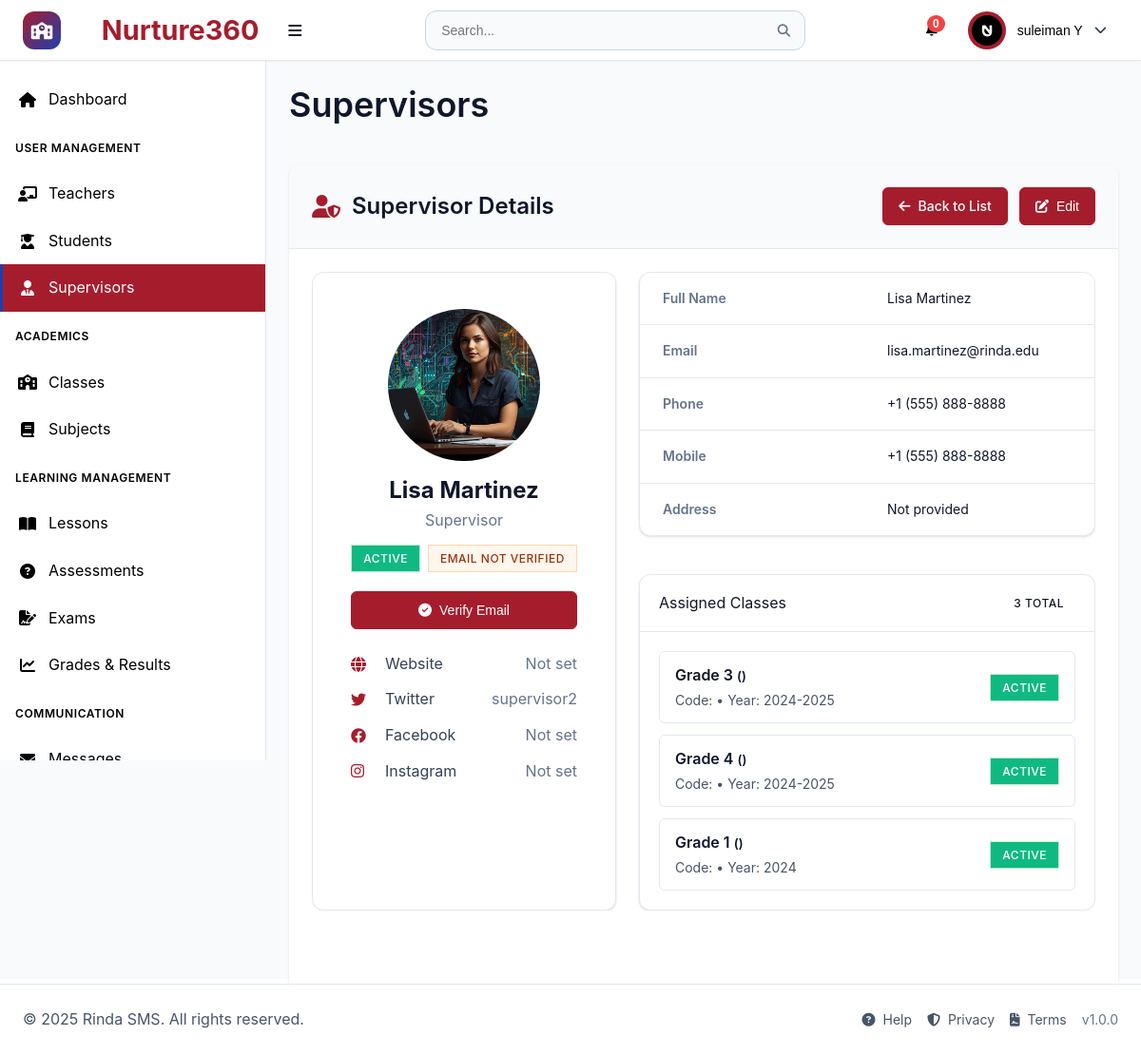
Screenshot of /pages/supervisors.php?action=view&id=9 (signed in) with the database file from the repository.
### tables this page shows
CREATE TABLE `users` (
  `id` int(11) NOT NULL,
  `username` varchar(50) NOT NULL,
  `email` varchar(100) NOT NULL,
  `password_hash` varchar(255) NOT NULL,
  `first_name` varchar(50) NOT NULL,
  `last_name` varchar(50) NOT NULL,
  `role` enum('superadmin','teacher','student','supervisor') NOT NULL,
  `phone` varchar(20) DEFAULT NULL,
  `address` text DEFAULT NULL,
  `profile_image` varchar(255) DEFAULT NULL,
  `is_active` tinyint(1) DEFAULT 1,
  `email_verified` tinyint(1) DEFAULT 0,
  `two_factor_enabled` tinyint(1) DEFAULT 0,
  `last_login` datetime DEFAULT NULL,
  `created_at` timestamp NOT NULL DEFAULT current_timestamp(),
  `updated_at` timestamp NOT NULL DEFAULT current_timestamp() ON UPDATE current_timestamp()
);

CREATE TABLE `supervisor_assignments` (
  `id` int(11) NOT NULL,
  `supervisor_id` int(11) NOT NULL,
  `class_id` int(11) DEFAULT NULL,
  `school_level` enum('elementary','middle','high','all') DEFAULT 'all',
  `academic_year` varchar(20) NOT NULL,
  `is_active` tinyint(1) DEFAULT 1,
  `created_at` timestamp NOT NULL DEFAULT current_timestamp()
);

CREATE TABLE `classes` (
  `id` int(11) NOT NULL,
  `class_name` varchar(100) NOT NULL,
  `class_code` varchar(255) DEFAULT NULL,
  `virtual_link` varchar(500) DEFAULT NULL,
  `grade_level` int(11) DEFAULT NULL,
  `academic_year` varchar(10) DEFAULT NULL,
  `max_students` int(11) DEFAULT 30,
  `description` text DEFAULT NULL,
  `is_active` tinyint(1) DEFAULT 1,
  `created_at` timestamp NOT NULL DEFAULT current_timestamp(),
  `updated_at` timestamp NOT NULL DEFAULT current_timestamp() ON UPDATE current_timestamp()
);

### components/supervisor-detail.php (the view, shortened to what this page needs)
<?php
if (!function_exists('renderSupervisorDetail')) {
    function renderSupervisorDetail(array $supervisor, array $options = []): void {
        $defaults = [
            'showActions' => false,
            'showAssignments' => false,
            'showHistory' => false,
            'compact' => false
        ];
        $options = array_merge($defaults, $options);
        $statusClass = !empty($supervisor['is_active']) ? 'status-active' : 'status-inactive';
        $statusText  = !empty($supervisor['is_active']) ? 'Active' : 'Inactive';
        $verified   = !empty($supervisor['email_verified']);
        $badgeClass = $verified ? 'status-verified' : 'status-unverified';
        $badgeText  = $verified ? 'Email Verified' : 'Email Not Verified';
        echo '<div class="teacher-detail' . ($options['compact'] ? ' compact' : '') . '">';
        echo '<div class="teacher-grid">';
        echo '  <aside class="profile-card">';
        echo '    <div class="profile-card-inner">';
        echo '      <div class="avatar-wrap">';
        if (!empty($supervisor['profile_image'])) {
            echo '        <img class="avatar-img" src="' . htmlspecialchars($supervisor['profile_image']) . '" alt="' . htmlspecialchars(($supervisor['first_name'] ?? '') . ' ' . ($supervisor['last_name'] ?? '')) . ' avatar" />';
        } else {
            echo '        <div class="avatar-fallback"><i class="fas fa-user-shield"></i></div>';
        }
        echo '      </div>';
        echo '      <div class="profile-text">';
        $fullName = trim(($supervisor['first_name'] ?? '') . ' ' . ($supervisor['last_name'] ?? ''));
        $displayName = $fullName !== '' ? $fullName : ($supervisor['username'] ?? '');
        echo '        <h2 class="profile-name">' . htmlspecialchars($displayName) . '</h2>';
        echo '        <p class="profile-sub">Supervisor</p>';
        echo '        <div class="badge-row">';
        echo '          <span class="status-badge ' . $statusClass . '">' . $statusText . '</span>';
        echo '          <span id="emailVerifiedBadge_' . ($supervisor['id'] ?? '0') . '" class="status-badge ' . $badgeClass . '">' . $badgeText . '</span>';
        echo '        </div>';
        if (!$verified) {
            echo '        <button id="verifyEmailBtn_' . ($supervisor['id'] ?? '0') . '" type="button" class="btn btn-primary btn-block" onclick="verifySupervisorEmail(' . ($supervisor['id'] ?? 0) . ')"><i class="fas fa-check-circle"></i> Verify Email</button>';
        }
        echo '      </div>';
        echo '      <ul class="social-list">';
        echo '        <li><i class="fas fa-globe"></i><span>Website</span><span class="value">Not set</span></li>';
        echo '        <li><i class="fab fa-twitter"></i><span>Twitter</span><span class="value">' . htmlspecialchars($supervisor['username'] ?? '') . '</span></li>';
        echo '        <li><i class="fab fa-facebook"></i><span>Facebook</span><span class="value">Not set</span></li>';
        echo '        <li><i class="fab fa-instagram"></i><span>Instagram</span><span class="value">Not set</span></li>';
        echo '      </ul>';
        echo '    </div>';
        echo '  </aside>';
        echo '  <section class="content-col">';
        echo '    <div class="info-table-card">';
        echo '      <div class="info-row"><span>Full Name</span><span>' . htmlspecialchars($fullName !== '' ? $fullName : '-') . '</span></div>';
        echo '      <div class="info-row"><span>Email</span><span>' . htmlspecialchars($supervisor['email'] ?? '-') . '</span></div>';
        echo '      <div class="info-row"><span>Phone</span><span>' . (!empty($supervisor['phone']) ? htmlspecialchars($supervisor['phone']) : 'Not provided') . '</span></div>';
        echo '      <div class="info-row"><span>Mobile</span><span>' . (!empty($supervisor['phone']) ? htmlspecialchars($supervisor['phone']) : 'Not provided') . '</span></div>';
        echo '      <div class="info-row"><span>Address</span><span>Not provided</span></div>';
        echo '    </div>';
        if (!empty($options['showAssignments'])) {
            $assignments = $options['assignments'] ?? [];
            $count = is_array($assignments) ? count($assignments) : 0;
            echo '    <div class="section-card" style="margin-top:16px;">';
            echo '      <div class="section-header">';
            echo '        <div>Assigned Classes</div>';
            echo '        <div><span class="status-badge">' . (int)$count . ' total</span></div>';
            echo '      </div>';
            echo '      <div class="section-content">';
            if ($count === 0) {
                echo '        <div class="placeholder">No classes assigned.</div>';
            } else {
                echo '        <div class="assignments-list">';
                foreach ($assignments as $a) {
                    $clsName = htmlspecialchars($a['class_name'] ?? '-');
                    $grade = isset($a['grade_level']) ? 'Grade ' . (int)$a['grade_level'] : '';
                    $code = htmlspecialchars($a['class_code'] ?? '');
                    $year = htmlspecialchars($a['academic_year'] ?? ($a['class_year'] ?? ''));
                    $active = !empty($a['is_active']);
                    $badge = $active ? '<span class="status-badge status-active">Active</span>' : '<span class="status-badge status-inactive">Inactive</span>';
                    echo '          <div class="assignments-item">';
                    echo '            <div class="meta">';
                    echo '              <div class="title">' . $clsName . ' <small>(' . $grade . ')</small></div>';
                    echo '              <div class="sub">Code: ' . $code . ' • Year: ' . $year . '</div>';
                    echo '            </div>';
                    echo '            <div class="inline-actions">' . $badge . '</div>';
                    echo '          </div>';
                }
                echo '        </div>';
            }
            echo '      </div>';
            echo '    </div>';
        }
        echo '  </section>';
        echo '</div>';
        echo '</div>';
    }
}
?>

### components/header.php (shortened to what this page needs)
<?php
require_once '../config/config.php';
$user_id = $_SESSION['user_id'] ?? null;
$first_name = $_SESSION['first_name'] ?? '';
$last_name = $_SESSION['last_name'] ?? '';
$user_role = $_SESSION['role'] ?? '';
$profile_image = '';
$profile_image_url = '';
try {
    $pdo = getDBConnection();
    $settings_stmt = $pdo->prepare("SELECT setting_key, setting_value FROM system_settings WHERE setting_key IN ('app_name', 'theme_primary_color', 'theme_secondary_color', 'theme_accent_color', 'theme_mode', 'app_logo', 'app_favicon', 'brand_display')");
    $settings_stmt->execute();
    $settings = [];
    while ($row = $settings_stmt->fetch()) {
        $settings[$row['setting_key']] = $row['setting_value'];
    }
    if ($user_id) {
        $uStmt = $pdo->prepare("SELECT profile_image FROM users WHERE id = ? LIMIT 1");
        $uStmt->execute([$user_id]);
        $uRow = $uStmt->fetch();
        if ($uRow && !empty($uRow['profile_image'])) {
            $profile_image = $uRow['profile_image'];
        }
    }
} catch (PDOException $e) {
    $settings = [
        'app_name' => APP_NAME,
        'theme_primary_color' => DEFAULT_PRIMARY_COLOR,
        'theme_mode' => 'light'
    ];
}
$app_name = $settings['app_name'] ?? APP_NAME;
$theme_mode = $settings['theme_mode'] ?? 'light';
$app_logo = $settings['app_logo'] ?? '';
$brand_display = $settings['brand_display'] ?? 'both';
$hasLogo = !empty($app_logo);
$mode = in_array($brand_display, ['logo','name','both'], true) ? $brand_display : 'both';
$showLogo = $hasLogo && ($mode === 'logo' || $mode === 'both');
$showName = ($mode === 'name' || $mode === 'both');
$showIcon = !$showLogo;
if (!empty($profile_image)) {
    if (preg_match('/^https?:\/\//i', $profile_image)) {
        $profile_image_url = $profile_image;
    } else {
        if ($user_role === 'teacher') {
            $profile_image_url = '../uploads/teachers/' . rawurlencode($profile_image);
        } else {
            $profile_image_url = '../uploads/users/' . rawurlencode($profile_image);
        }
    }
}
?>
<!DOCTYPE html>
<html lang="en" data-theme="<?php echo $theme_mode; ?>">
<head>
    <link rel="stylesheet" href="../assets/css/main.css">
    <link rel="stylesheet" href="../assets/css/components.css">
    <link rel="stylesheet" href="../assets/css/dashboard.css">
    <link rel="stylesheet" href="https://cdnjs.cloudflare.com/ajax/libs/font-awesome/6.4.0/css/all.min.css">
</head>
<body class="role-<?php echo htmlspecialchars($user_role); ?>">
    <header class="header">
        <div class="header-left">
            <?php if ($showIcon): ?>
            <div class="school-icon">
                <i class="fas fa-school"></i>
            </div>
            <?php endif; ?>
            <div class="logo">
                <?php if ($showName): ?>
                    <h1 style="margin-left: 8px; display:inline-block;">&nbsp;<?php echo htmlspecialchars($app_name); ?></h1>
                <?php endif; ?>
                <button class="desktop-toggle" id="desktopSidebarToggle" title="Toggle sidebar">
                    <i class="fas fa-bars"></i>
                </button>
            </div>
        </div>
        <div class="header-center">
            <div class="search-bar">
                <input type="text" placeholder="Search..." id="globalSearch">
                <button type="button">
                    <i class="fas fa-search"></i>
                </button>
            </div>
        </div>
        <div class="header-right">
            <div class="header-actions">
                <div class="notification-dropdown">
                    <button class="notification-btn" id="notificationBtn">
                        <span class="notification-badge" id="notificationBadge">0</span>
                    </button>
                </div>
                <div class="user-dropdown">
                    <button class="user-btn" id="userBtn">
                        <div class="user-avatar">
                            <?php if (!empty($profile_image_url)): ?>
                                <img src="<?php echo htmlspecialchars($profile_image_url); ?>" alt="Avatar" style="width:32px;height:32px;border-radius:50%;object-fit:cover;" onerror="this.style.display='none'; this.parentElement.innerHTML='\\u003ci class=\\'fas fa-user\\'\\u003e\\u003c/i\\u003e';">
                            <?php else: ?>
                                <i class="fas fa-user"></i>
                            <?php endif; ?>
                        </div>
                        <span class="user-name"><?php echo $first_name . ' ' . $last_name; ?></span>
                        <i class="fas fa-chevron-down"></i>
                    </button>
                </div>
            </div>
        </div>
    </header>

### assets/css/main.css (style rules this page uses)
:root { --primary-color: #2563eb; --primary-dark: #1e40af; --primary-light: #3b82f6; --secondary-color: #64748b; --accent-color: #f59e0b; --success-color: #10b981; --warning-color: #f59e0b; --error-color: #ef4444; --info-color: #06b6d4; --white: #ffffff; --gray-50: #f8fafc; --gray-100: #f1f5f9; --gray-200: #e2e8f0; --gray-300: #cbd5e1; --gray-400: #94a3b8; --gray-500: #64748b; --gray-600: #475569; --gray-700: #334155; --gray-800: #1e293b; --gray-900: #0f172a; --font-family: 'Inter', -apple-system, BlinkMacSystemFont, 'Segoe UI', Roboto, sans-serif; --font-size-xs: 0.75rem; --font-size-sm: 0.875rem; --font-size-base: 1rem; --font-size-lg: 1.125rem; --font-size-xl: 1.25rem; --font-size-2xl: 1.5rem; --font-size-3xl: 1.875rem; --font-size-4xl: 2.25rem; --spacing-1: 0.25rem; --spacing-2: 0.5rem; --spacing-3: 0.75rem; --spacing-4: 1rem; --spacing-5: 1.25rem; --spacing-6: 1.5rem; --spacing-8: 2rem; --spacing-10: 2.5rem; --spacing-12: 3rem; --spacing-16: 4rem; --spacing-20: 5rem; --shadow-sm: 0 1px 2px 0 rgb(0 0 0 / 0.05); --shadow: 0 1px 3px 0 rgb(0 0 0 / 0.1), 0 1px 2px -1px rgb(0 0 0 / 0.1); --shadow-md: 0 4px 6px -1px rgb(0 0 0 / 0.1), 0 2px 4px -2px rgb(0 0 0 / 0.1); --shadow-lg: 0 10px 15px -3px rgb(0 0 0 / 0.1), 0 4px 6px -4px rgb(0 0 0 / 0.1); --shadow-xl: 0 20px 25px -5px rgb(0 0 0 / 0.1), 0 8px 10px -6px rgb(0 0 0 / 0.1); --radius-sm: 0.25rem; --radius: 0.375rem; --radius-md: 0.5rem; --radius-lg: 0.75rem; --radius-xl: 1rem; --radius-2xl: 1.5rem; --transition: all 0.2s ease-in-out; --transition-fast: all 0.1s ease-in-out; --transition-slow: all 0.3s ease-in-out; --header-height: 4rem; --sidebar-width: 280px; --sidebar-collapsed-width: 80px; --content-max-width: 1200px; }
* { margin: 0; padding: 0; box-sizing: border-box; }
html { font-size: 16px; scroll-behavior: smooth; height: 100%; }
body { font-family: var(--font-family); font-size: var(--font-size-base); line-height: 1.6; color: var(--gray-800); background-color: var(--gray-50); -webkit-font-smoothing: antialiased; -moz-osx-font-smoothing: grayscale; min-height: 100vh; display: flex; flex-direction: column; }
@media (min-width: 769px) { body { padding-bottom: 80px; } }
h1, h2, h3, h4, h5, h6 { font-weight: 600; line-height: 1.25; margin-bottom: var(--spacing-4); color: var(--gray-900); }
h1 { font-size: var(--font-size-4xl); }
h2 { font-size: var(--font-size-3xl); }
p { margin-bottom: var(--spacing-4); color: var(--gray-700); }
.btn { display: inline-flex; align-items: center; justify-content: center; gap: var(--spacing-2); padding: var(--spacing-3) var(--spacing-4); font-size: var(--font-size-sm); font-weight: 500; line-height: 1; border: 1px solid transparent; border-radius: var(--radius); cursor: pointer; transition: var(--transition); text-decoration: none; white-space: nowrap; user-select: none; }
.btn-primary { background-color: var(--primary-color); border-color: var(--primary-color); color: var(--white); }
.btn-block { width: 100%; }

### rows the page displays
users: profile_image (picture)
users: profile_image (picture), displayName "Lisa Martinez", is_active "ACTIVE", username "supervisor2", first_name+last_name "Lisa Martinez", email "lisa.martinez@rinda.edu", phone "+1 (555) 888-8888"
supervisor_assignments: class.class_name "Grade 3", academic_year "2024-2025", is_active "ACTIVE"
supervisor_assignments: class.class_name "Grade 4", academic_year "2024-2025", is_active "ACTIVE"
supervisor_assignments: class.class_name "Grade 1", academic_year "2024", is_active "ACTIVE"

### other values shown
$app_name "Nurture360"
$first_name "suleiman"
$last_name "Y"
$badgeText "EMAIL NOT VERIFIED"
$count "3"
APP_NAME "Rinda SMS"
APP_VERSION "1.0.0"
